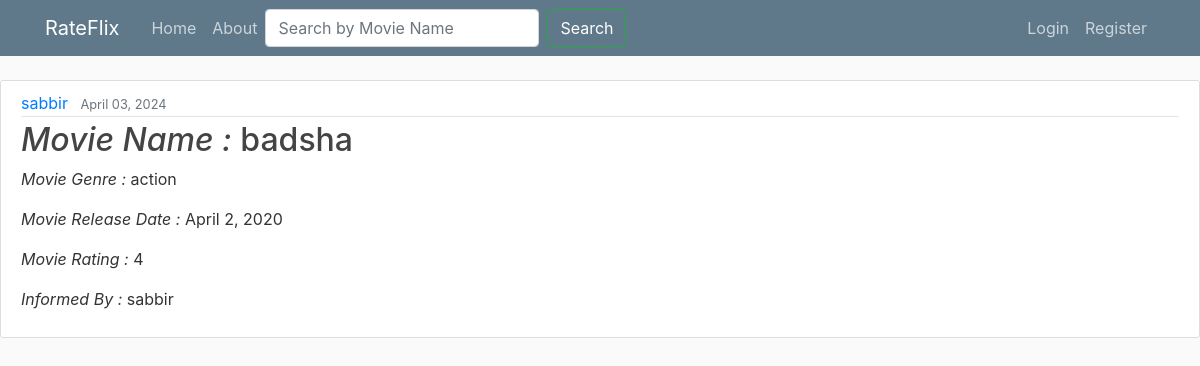
The page /movie/1/ on the database its author committed.
### movies/models.py (models this page shows, shortened)
class Movie(models.Model):
    name = models.CharField(max_length=100)
    genre = models.CharField(max_length=50)
    rating = models.CharField(max_length=5)
    release_date = models.DateField()
    date_posted = models.DateTimeField(default = timezone.now)
    author = models.ForeignKey(User, on_delete = models.CASCADE)

### movies/views.py (the view)
# urls.py: path('movie/<int:pk>/', MovieDetailView.as_view(), name='movie-detail'),
class MovieDetailView(DetailView):
    model = Movie

### movies/templates/movies/movie_detail.html (shortened to what this page needs)
{% extends "movies/base.html" %}
{% block content %}
<article class="media content-section">
    <div class="media-body" >
        <div class="article-metadata">
            <a class="mr-2" href="{% url 'user-movies' object.author.username%}">{{ object.author }}</a>
            <small class="text-muted">{{ object.date_posted | date:"F d, Y" }}</small>
        </div>
        <h2><i>Movie Name : </i><a class="article-title" href="{% url 'movie-detail' movie.id %}">{{ object.name }}</a></h2>
        <p class="article-content"> <i>Movie Genre : </i>{{ object.genre }}</p>
        <p class="article-content"> <i>Movie Release Date : </i>{{ object.release_date }}</p>
        <p class="article-content"> <i>Movie Rating : </i>{{ object.rating }}</p>
        <p class="article-content"> <i>Informed By : </i>{{ object.author }}</p>
    </div>
</article>
{% endblock content %}

### movies/static/movies/main.css (style rules this page uses)
body { background: #fafafa; color: #333333; margin-top: 5rem; }
h1, h2, h3, h4, h5, h6 { color: #444444; }
.content-section { background: #ffffff; padding: 10px 20px; border: 1px solid #dddddd; border-radius: 3px; margin-bottom: 20px; }
.article-title { color: #444444; }
.article-content { white-space: pre-line; }
.article-metadata { padding-bottom: 1px; margin-bottom: 4px; border-bottom: 1px solid #e3e3e3 }

### rows shown on the page
Movie: author "sabbir", date_posted "April 03, 2024", name "badsha", genre "action", release_date "April 2, 2020", rating "4"
